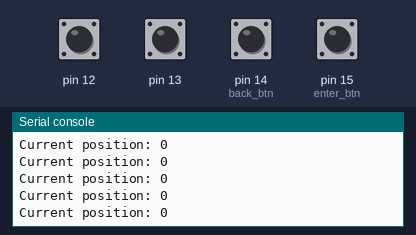
Bench run of a program on a simulated MicroPython board. On the bench: the last lines printed to the serial console. The inputs (shaded band) are chosen by the test bench; at power-on: pin 12, pin 13, pin 14 (back_btn), pin 15 (enter_btn) HIGH.

Above: at 1.2 s.
1.3 s: pin 14 (back_btn) pulled LOW for 0.15 s
At 1.31 s:
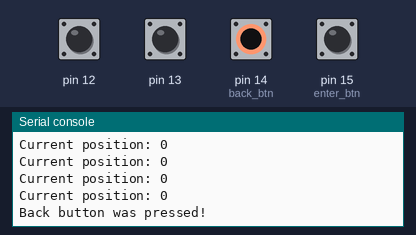
2.9 s: pin 15 (enter_btn) pulled LOW for 0.15 s
At 2.92 s:
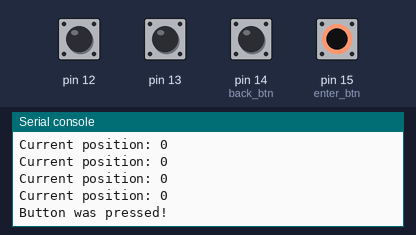

Measured:
- after the input at 1.3 s, the serial console: prints a new line at once (image 1)
- after the input at 2.9 s, the serial console: prints a new line at once (image 2)

The program:

encoder_with_button_test.py
```python
from button import Button
from encoder import RotaryEncoder
import time

encoder = RotaryEncoder(12, 13)

enter_btn = Button(15)
back_btn = Button(14)

while True:
    enter_btn.update()
    back_btn.update()
    position = encoder.get_position()

    # Ensure the position is printed continuously
    print("Current position:", position)

    if enter_btn.is_pressed:
        print("Button was pressed!")
    if back_btn.is_pressed:
        print("Back button was pressed!")
    time.sleep(0.1)  # Small delay for readability
```

button.py
```python
from machine import Pin
import time

class Button:
    def __init__(self, pin_number, check_enabled=True, debounce_ms=50):
        self.pin = Pin(pin_number, Pin.IN, Pin.PULL_UP)
        self.check_enabled = check_enabled
        self._last_state = self.pin.value()
        self._last_time = time.ticks_ms()
        self._debounce_ms = debounce_ms
        self.is_pressed = False  # True only on the press event

    def update(self):
        if not self.check_enabled:
            self.is_pressed = False
            return

        current_state = self.pin.value()
        now = time.ticks_ms()

        if current_state != self._last_state:
            # Only react after stable debounce period
            if time.ticks_diff(now, self._last_time) > self._debounce_ms:
                self._last_time = now
                if current_state == 0 and self._last_state == 1:
                    self.is_pressed = True  # Button was just pressed
                else:
                    self.is_pressed = False
            else:
                self.is_pressed = False
        else:
            self.is_pressed = False

        self._last_state = current_state

    def enable(self):
        self.check_enabled = True

    def disable(self):
        self.check_enabled = False
        self.is_pressed = False

btn = Button(14)
```

encoder.py
```python
from machine import Pin
import time

class RotaryEncoder:
    def __init__(self, pin_a, pin_b, debounce_us=1000):
        self.pin_a = Pin(pin_a, Pin.IN, Pin.PULL_UP)
        self.pin_b = Pin(pin_b, Pin.IN, Pin.PULL_UP)
        self.step_position = 0
        self.debounce_us = debounce_us
        self.last_time = time.ticks_us()

        self.state = (self.pin_a.value() << 1) | self.pin_b.value()
        self.prev_state = self.state
        self.seq = []

        self.valid_steps = [
            [0, 1, 3, 2],  # CW sequence
            [0, 2, 3, 1]   # CCW sequence
        ]

        self.pin_a.irq(trigger=Pin.IRQ_RISING | Pin.IRQ_FALLING, handler=self._update)
        self.pin_b.irq(trigger=Pin.IRQ_RISING | Pin.IRQ_FALLING, handler=self._update)

    def _update(self, pin):
        now = time.ticks_us()
        if time.ticks_diff(now, self.last_time) < self.debounce_us:
            return

        new_state = (self.pin_a.value() << 1) | self.pin_b.value()
        if new_state != self.prev_state:
            self.seq.append(new_state)
            if len(self.seq) > 4:
                self.seq.pop(0)

            if self.seq == self.valid_steps[0]:  # Clockwise
                self.step_position += 1
                self.seq.clear()
            elif self.seq == self.valid_steps[1]:  # Counter-clockwise
                self.step_position -= 1
                self.seq.clear()

            self.prev_state = new_state
            self.last_time = now

    def get_position(self):
        return self.step_position

    def reset(self):
        self.step_position = 0
        self.seq = []
```
